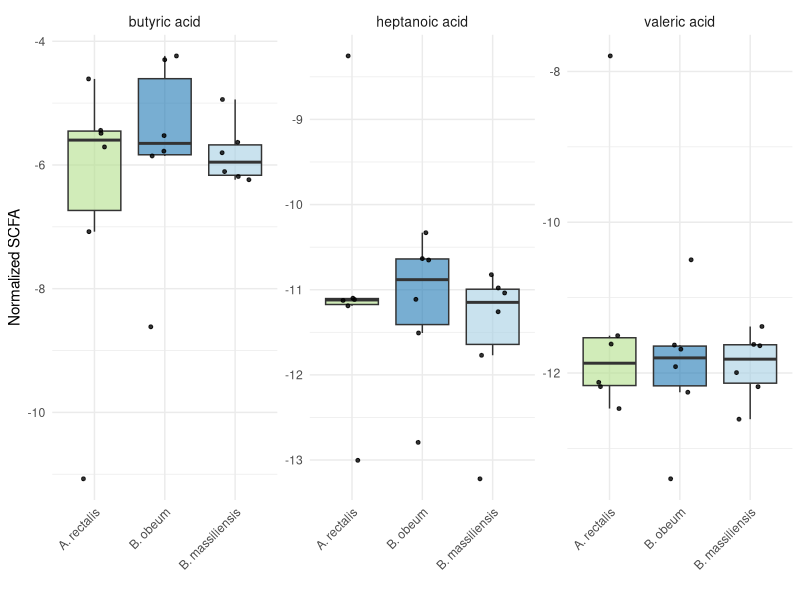
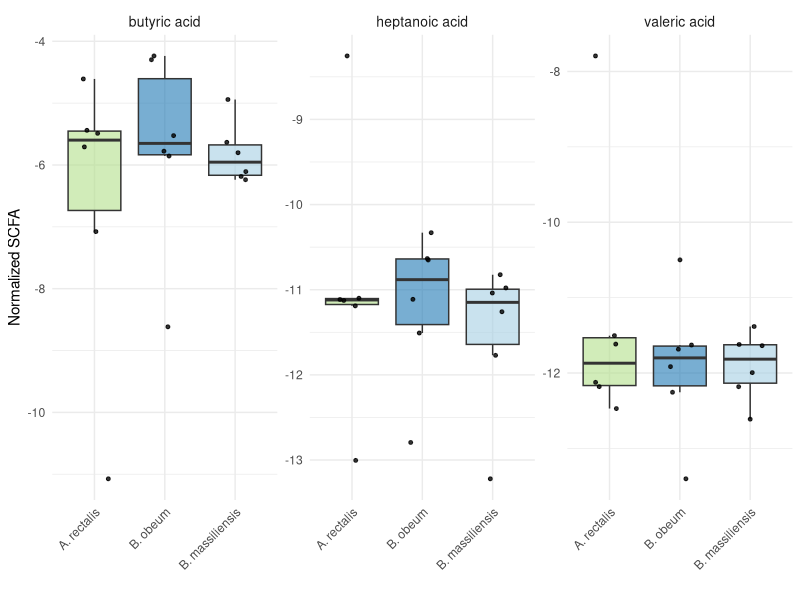

These figures' R source, in order:
## ---- chunk 1
knitr::opts_chunk$set(echo = TRUE)
library(tidyverse)
library(readxl)
## ---- chunk 2
mimic_24_SCFA_Data_Summary <- read_excel(
  "../../exploratory/data/metabolomics/mimic 24_SCFA_Data_Summary.xlsx",
  sheet = "Normalization", n_max = 24
)
mimic_24_SCFA_Data_Summary[is.na(mimic_24_SCFA_Data_Summary)] <- 0

normalized_cleaned_data <- mimic_24_SCFA_Data_Summary %>%
  mutate(across(c(`acetic acid`, `propionic acid`, `isobutyric acid`, `butyric acid`,
                  `2-methylbutyric acid`, `isovaleric acid`, `valeric acid`,
                  `isocaproic acid`, `caproic acid`, `heptanoic acid`),
                ~ . / `feces weight for SCFA (mg)`,
                .names = "norm_{col}")) %>%
  mutate(mouse = gsub("neg-m(\\d)c(\\d)", "\\1.\\2", Sample)) %>%
  select(mouse, microbiome.sample, starts_with("norm_"))

colnames(normalized_cleaned_data) <- gsub("^norm_", "", colnames(normalized_cleaned_data))

long_data <- normalized_cleaned_data %>%
  pivot_longer(cols = c(`butyric acid`, `valeric acid`, `heptanoic acid`),
               names_to = "variable", values_to = "value") %>%
  filter(microbiome.sample != "PBS") %>%
  mutate(microbiome.sample = factor(
           microbiome.sample,
           levels = c("Agathobacter rectalis", "Blautia obeum", "Blautia massiliensis")),
         microbiome.sample = recode(microbiome.sample,
                                    "Agathobacter rectalis" = "A. rectalis",
                                    "Blautia obeum" = "B. obeum",
                                    "Blautia massiliensis" = "B. massiliensis"))

ggplot(long_data, aes(x = microbiome.sample, y = log(value), fill = microbiome.sample)) +
  geom_boxplot(outlier.shape = NA, alpha = 0.6) +
  geom_jitter(width = 0.2, size = 1, alpha = 0.8, color = "black") +
  facet_wrap(~variable, scales = "free_y", ncol = 5) +
  labs(x = "", y = "Normalized SCFA") +
  theme_minimal() +
  theme(legend.position = "none",
        strip.text = element_text(size = 10),
        axis.text.x = element_text(angle = 45, hjust = 1)) +
  scale_fill_brewer(palette = "Paired", direction = -1)

ggsave("../figures/panels/fig5C_scfa-butyrate-heptanoate-valerate.svg", width = 5, height = 3)
